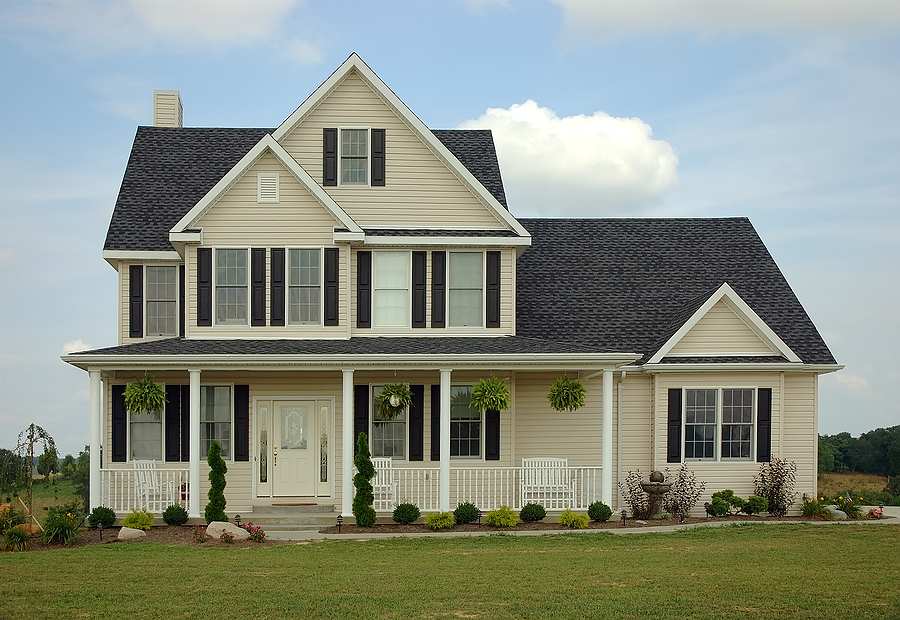
#> input picture 08_Inteligencia_Artificial/04_Visao_Computacional/02_Filtros_e_Atributos/imagens/casa.jpg, 900 x 620 px
$ jupyter execute 07.2_image_thresholding_adaptativo.ipynb
#> lines starting #> are read from the running program, lines starting #| are printed output that depends on the picture; after the words box and inside, x2 and y2 are one past the last pixel; in counts of white or black regions, pixels touching at a corner belong together
## Image Thresholding Adaptativo
***

Ao  invés  de  tentar  limpar  uma  imagem globalmente usando um único valor, ele quebra a imagem para baixo em pedaços menores e limita cada uma dessas peças separadamente e individualmente.

***

[cell 1]
from matplotlib import pyplot as plt
import cv2

def show(img):
    """
    Redimensionar a imagem e mostrar no codigo.
    """

    img = cv2.cvtColor(img, cv2.COLOR_BGR2RGB)
    plt.rcParams['figure.figsize'] = (50, 50)
    plt.imshow(img)
    plt.axis("off")
    plt.show()

[cell 2]
# Carrega a imagem e converte para Grayscale
image = cv2.imread("imagens/casa.jpg")
#> image is the input picture: shape (620, 900, 3); mean B, G, R 131.8, 143.8, 136.6
gray = cv2.cvtColor(image, cv2.COLOR_BGR2GRAY)
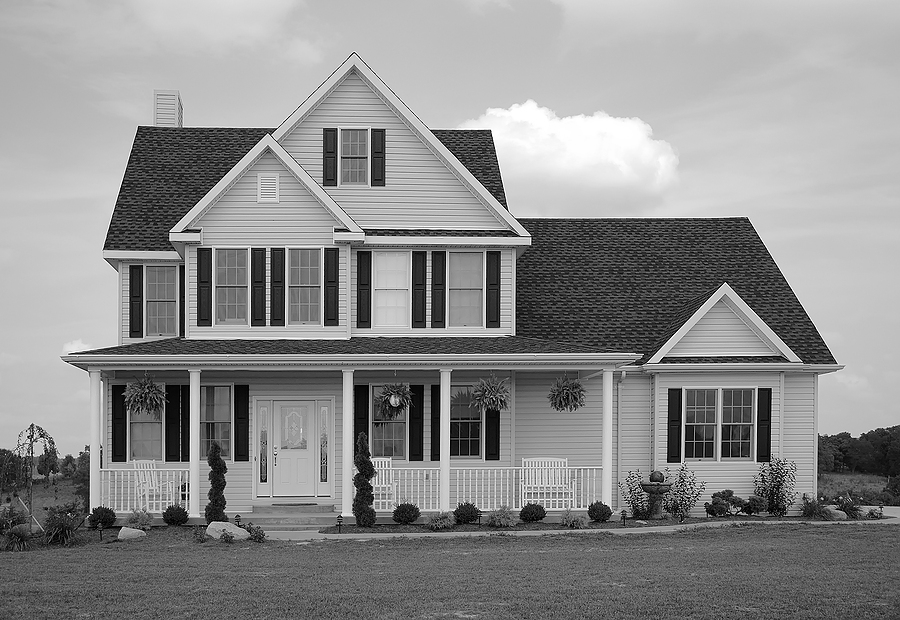
#> gray: shape (620, 900); min 0, max 255, mean 140.3

[cell 3]
# Aplica o filtro gaussiano
# A aplicação do filtro gaussiano ajuda a remover algumas das bordas de alta frequência da imagem
# que não nos preocupam e nos permitem obter uma segmentação mais "limpa".
blurred = cv2.GaussianBlur(gray, (5, 5), 0)
show(blurred)

[cell 4]
# Neste exemplo vamos examinar um vizinho do pixel e de forma adaptativa
# aplicar um limite para cada vizinho. Neste exemplo, iremos
# calcular o valor médio da área de vizinhança de 11 pixels
# e limitar com base nesse valor. Finalmente, nosso C constante é
# subtraído do cálculo médio (neste caso 4)
thresh = cv2.adaptiveThreshold(blurred, 255, cv2.ADAPTIVE_THRESH_MEAN_C, cv2.THRESH_BINARY_INV, 11, 4)
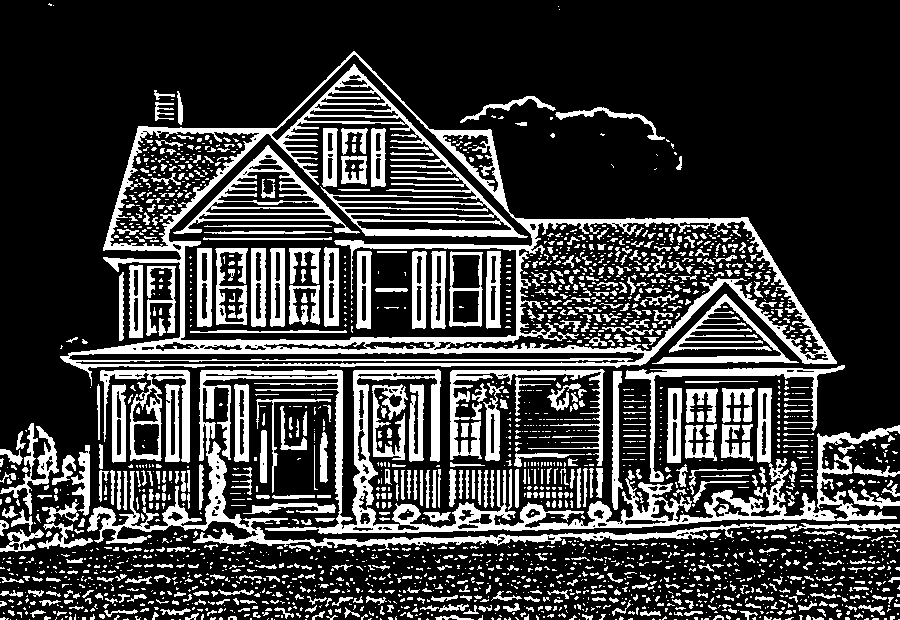
#> thresh: shape (620, 900); 23.6% white; 2344 white regions (1728 under 20 px), largest, box (x1, y1, x2, y2) and area: (60, 51, 837, 386) 27704, (87, 369, 900, 551) 23682, (450, 369, 605, 466) 2777
show(thresh)

[cell 5]
# Também podemos aplicar o limiar gaussiano da mesma maneira
thresh = cv2.adaptiveThreshold(blurred, 255, cv2.ADAPTIVE_THRESH_GAUSSIAN_C, cv2.THRESH_BINARY_INV, 15, 3)
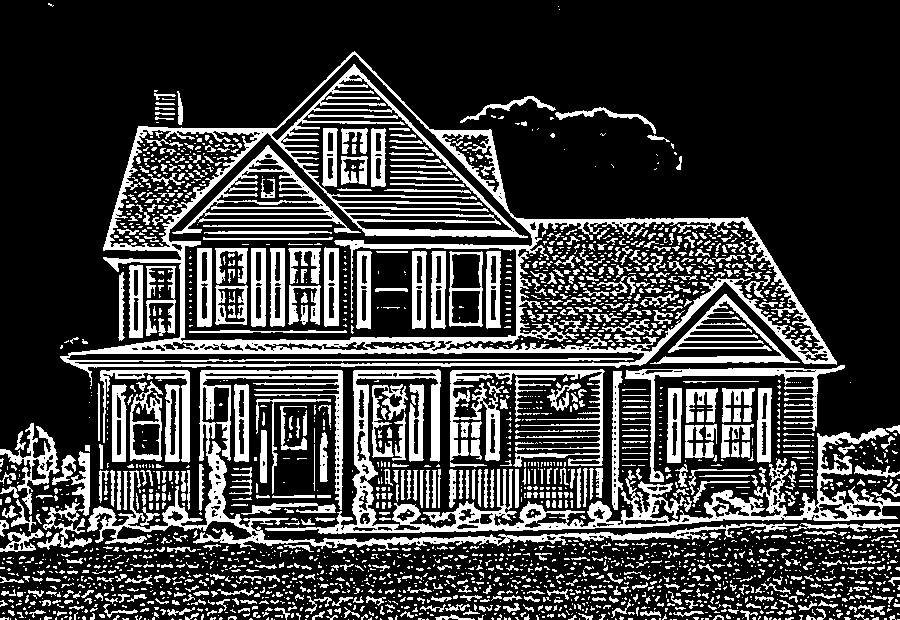
#> thresh: shape (620, 900); 24.4% white; 2599 white regions (1911 under 20 px), largest, box (x1, y1, x2, y2) and area: (60, 51, 837, 386) 26801, (265, 369, 900, 534) 12982, (87, 370, 798, 551) 9657
show(thresh)

$ run again, with 08_Inteligencia_Artificial/04_Visao_Computacional/02_Filtros_e_Atributos/imagens/beija-flor.jpg copied over 08_Inteligencia_Artificial/04_Visao_Computacional/02_Filtros_e_Atributos/imagens/casa.jpg
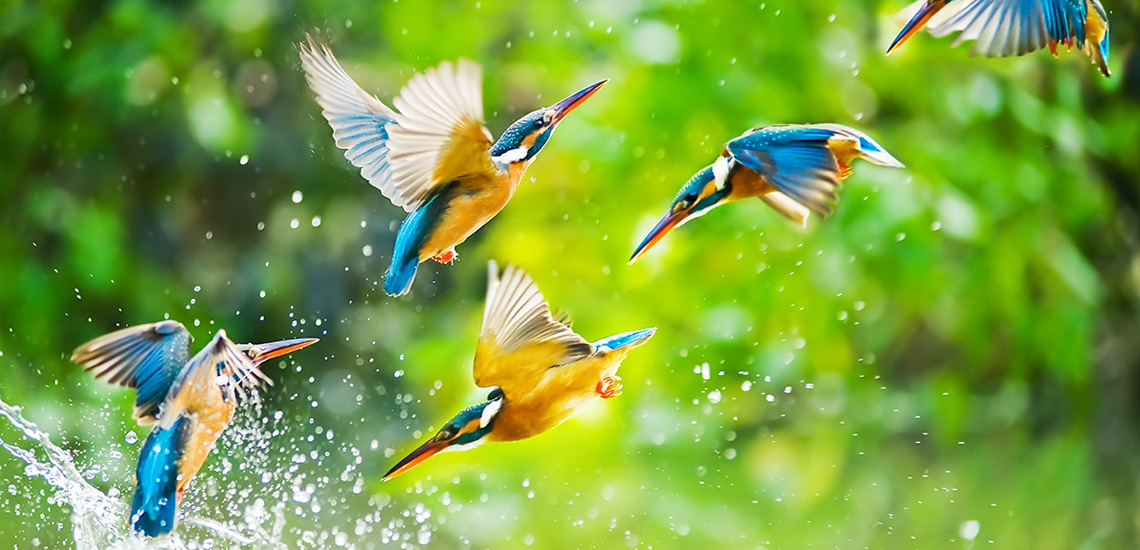
#> input picture 08_Inteligencia_Artificial/04_Visao_Computacional/02_Filtros_e_Atributos/imagens/beija-flor.jpg, 1140 x 550 px
#> image is the input picture: shape (550, 1140, 3); mean B, G, R 65.3, 160.7, 121.7
#> `gray = cv2.cvtColor(image, cv2.COLOR_BGR2GRAY)`:
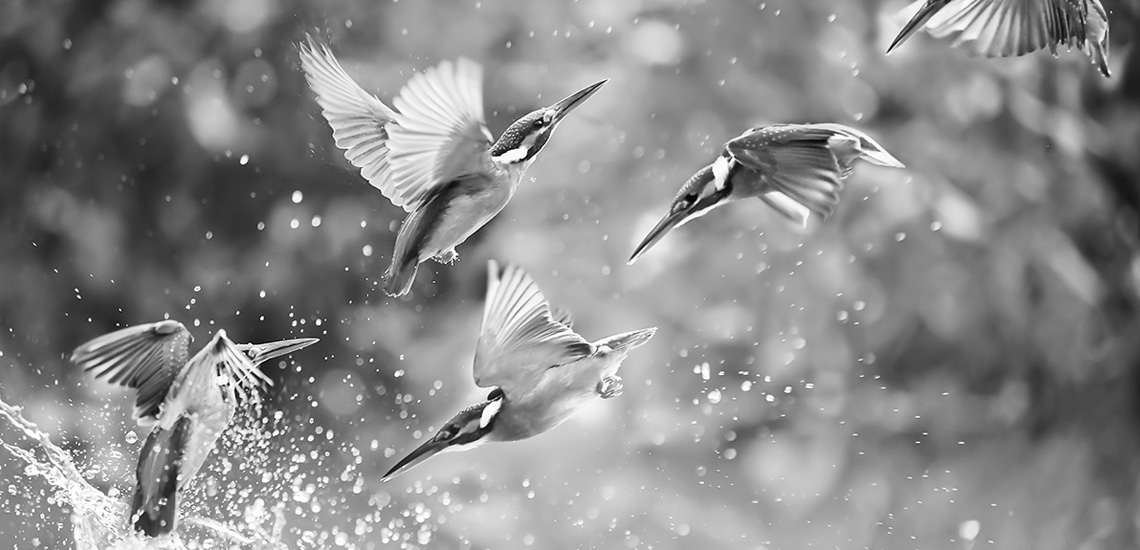
#> gray: shape (550, 1140); min 0, max 255, mean 138.2
#> img: shape (550, 1140, 3); 16.5% white; 929 white regions (538 under 20 px), largest, box (x1, y1, x2, y2) and area: (57, 302, 465, 550) 20829, (729, 79, 915, 227) 4912, (0, 444, 77, 550) 2985
#> `thresh = cv2.adaptiveThreshold(blurred, 255, cv2.ADAPTIVE_THRESH_GAUSS..`:
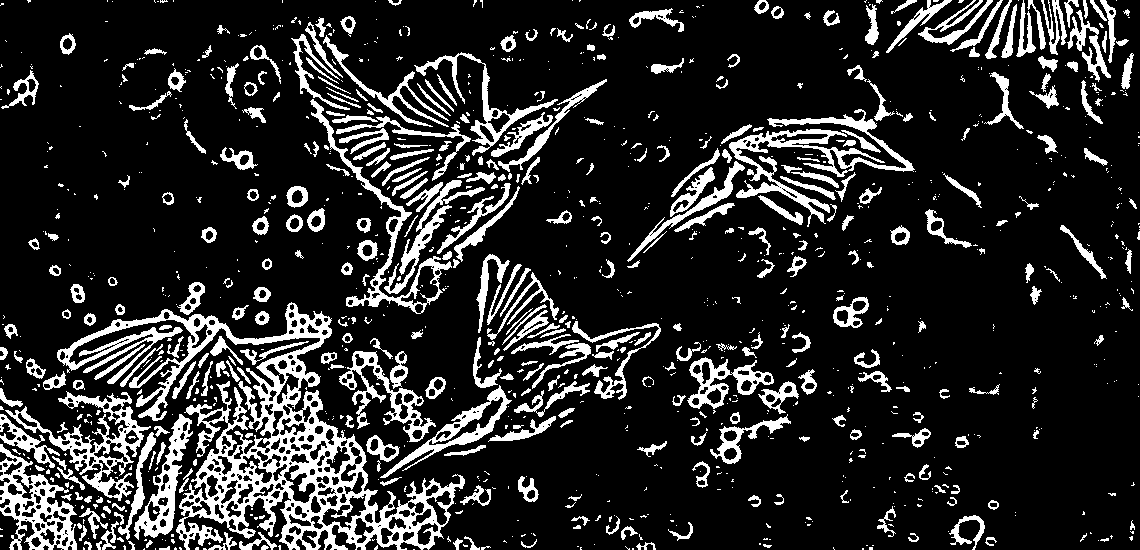
#> thresh: shape (550, 1140); 16.3% white; 1126 white regions (733 under 20 px), largest, box (x1, y1, x2, y2) and area: (57, 302, 465, 550) 22033, (729, 109, 915, 227) 4288, (5, 391, 151, 501) 3466
